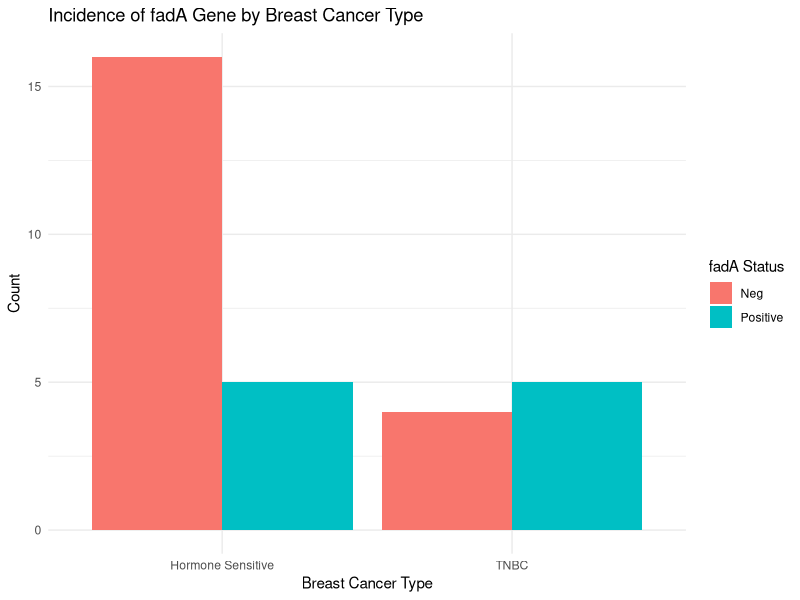

Here is the R script that generated this plot:
# Load necessary libraries
library(ggplot2)
library(dplyr)

# Load the dataset
data <- read.csv("BreastCancer_Dataset.csv")

# Clean the BC Type column by trimming whitespace and ensuring consistency
data$BC.Type <- as.factor(trimws(data$BC.Type))

# Ensure consistency in BC Type labels
data$BC.Type <- recode(data$BC.Type, "Hormone Sensitive " = "Hormone Sensitive")

# Convert fadA to a factor
data$fadA <- as.factor(data$fadA)

# Summary of fadA by BC Type
fadA_bc_type_summary <- data %>%
  group_by(BC.Type, fadA) %>%
  summarise(count = n(), .groups = 'drop')

# Plotting
ggplot(fadA_bc_type_summary, aes(x = BC.Type, y = count, fill = fadA)) +
  geom_bar(stat = "identity", position = "dodge") +
  labs(title = "Incidence of fadA Gene by Breast Cancer Type",
       x = "Breast Cancer Type",
       y = "Count",
       fill = "fadA Status") +
  theme_minimal()
